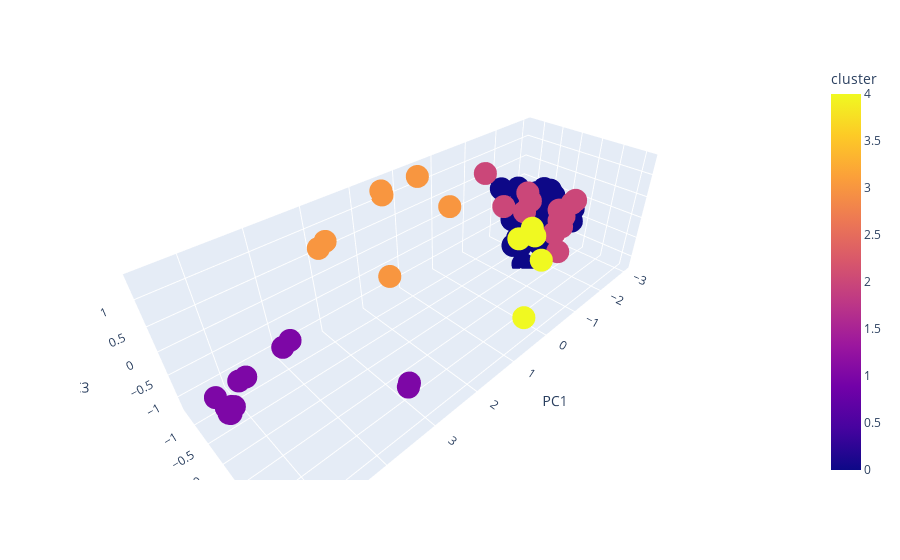

Notebook code for this chart:
### Code cell
## PCA 3D plot
import plotly.express as px

# Create a DataFrame with the transformed data and cluster labels
df = pd.DataFrame(transformed_data, columns=['PC1', 'PC2', 'PC3'])
df['cluster'] = clusters2
df['drugs'] = correlations.index

# Create a scatter plot
px.scatter_3d(df, x='PC1', y='PC2', z='PC3', color='cluster', hover_name='drugs')

### Figure 1 — Plotly figure (JSON) as saved in the notebook; plotly's stock layout.template omitted (floating-point values rounded to 4 significant figures)
{"data": [{"hovertemplate": "<b>%{hovertext}</b><br><br>PC1=%{x}<br>PC2=%{y}<br>PC3=%{z}<br>cluster=%{marker.color}<extra></extra>", "hovertext": ["INH01", "INH02", "INH03", "INV01", "INV02", "INV03", "INV04", "INV05", "RPA01", "RPA02", "RPA03", "RPA04", "RPA05", "RPA06", "RPA07", "RPA08", "RPA09", "RPA10", "RPA11", "RPA12", "RPA13", "RPA14", "RPB01", "RPB02", "RPB03", "RPB04", "RPB05", "RPB06", "RPB07", "RPB08", "RPC01", "RPC02", "RPC03", "RPC04", "RPC05", "RPC06", "RPC07", "RPC08", "RPC09", "RPC10", "RPC11", "RPD01", "EXT01", "EXT02", "EXT03", "EXT04", "EXT05", "EXT06", "EXT07", "EXT08", "EXT09", "EXT10", "INH04", "RPA15", "ALI01", "ALI02", "ALI03", "ALI04", "ALI05", "ALI07", "ALI06", "ALI08", "ALI09", "ALI10", "ALI11", "ALI12", "ALI13", "ALI14", "ALI15", "ALI16", "ALI17", "ALI18", "ALI19", "ALI20", "ALI21", "ALI23", "ALI22", "ALI24", "ALI25", "ALI26"], "legendgroup": "", "marker": {"color": [0, 0, 0, 2, 0, 0, 0, 4, 0, 0, 0, 0, 4, 0, 0, 0, 0, 3, 0, 2, 0, 0, 0, 0, 0, 0, 0, 0, 2, 0, 0, 0, 0, 0, 0, 0, 0, 0, 0, 0, 2, 0, 2, 4, 4, 2, 2, 2, 2, 0, 2, 2, 0, 0, 3, 1, 1, 4, 1, 1, 1, 1, 1, 1, 2, 1, 1, 1, 1, 1, 1, 3, 1, 1, 1, 3, 3, 2, 3, 3], "coloraxis": "coloraxis", "symbol": "circle"}, "mode": "markers", "name": "", "scene": "scene", "showlegend": false, "type": "scatter3d", "x": [-2.219, -1.86, -2.271, -1.153, -2.448, -2.068, -2.748, 0.3854, -1.8, -2.249, -1.79, -1.861, 0.09947, -1.212, -1.407, -1.681, -2.357, 2.116, -2.09, -1.766, -2.138, -1.918, -2.714, -2.239, -2.527, -2.329, -2.482, -2.253, -0.9235, -2.341, -1.886, -2.482, -2.551, -2.396, -2.67, -2.055, -1.886, -1.519, -2.35, -1.892, -1.37, -2.965, -1.237, -0.01406, 0.3693, -1.142, -1.235, -0.3933, -1.122, -1.595, -1.356, -1.396, -1.866, -2.274, 0.3347, 5.293, 5.388, 0.6264, 5.391, 5.443, 5.443, 5.374, 3.256, 3.143, -0.8663, 5.368, 5.311, 4.285, 4.285, 4.192, 5.373, 2.969, 4.981, 5.087, 5.087, 1.525, 0.7321, -0.8085, 2.948, 1.367], "y": [-0.8581, -0.4468, 0.06007, 0.24, -0.09157, -0.1223, -0.6056, 1.635, -0.3471, -0.5536, -0.6381, -0.5333, 1.193, -0.1263, -0.1605, 0.244, 0.5524, -0.3118, 0.03757, 0.698, 0.07145, -0.3063, -0.4598, -0.6346, -0.3562, -0.5528, -0.5436, -0.232, -0.7841, -0.3391, -0.1135, -0.05235, -0.2002, -0.276, -0.3439, -0.17, 0.2054, -0.01893, 0.5606, 0.388, 0.9066, -0.2558, 0.0677, 1.187, 1.124, 1.038, 0.91, 0.1634, 0.9428, -0.02062, 1.067, 1.103, -1.072, -0.5285, -0.582, -0.02057, -0.06139, 1.584, -0.01244, -0.2037, -0.2037, -0.04978, 1.423, 1.315, 1.055, -0.008543, -0.08758, -0.3154, -0.3154, -0.2089, -0.008772, -0.8479, -0.1679, -0.1709, -0.1709, -1.151, -1.046, 0.3963, -1.144, -1.336], "z": [0.1586, 0.07524, -0.7798, 0.6207, 0.07022, -0.1555, -0.2666, 0.5808, -1.026, -0.8156, -0.4197, -0.009736, 0.902, -0.6355, -0.5465, -0.633, 0.1056, 0.1312, -0.8966, 0.2041, -0.9989, -0.1387, -0.03267, -0.1297, 0.212, -0.122, -0.589, 0.008251, 0.962, 0.1057, 0.423, 0.165, 0.2168, -0.736, 0.1044, -0.5715, -0.08878, -1.236, -0.2007, -0.3511, -0.3948, -0.338, 0.2673, 0.695, 0.7737, 0.353, 0.3993, 0.7501, 0.693, -0.2672, 0.8023, 0.8617, 0.1858, -0.453, 0.7423, -0.3869, -0.3618, -0.5768, -0.4401, -0.2224, -0.2224, -0.3853, -0.4498, -0.5326, 0.3293, -0.4604, -0.4234, -0.1122, -0.1122, 0.04161, -0.4584, 0.9991, -0.1294, -0.1323, -0.1323, 1.294, 1.35, 0.9769, 0.7186, 1.092]}], "layout": {"coloraxis": {"colorbar": {"title": {"text": "cluster"}}, "colorscale": [[0, "#0d0887"], [0.1111, "#46039f"], [0.2222, "#7201a8"], [0.3333, "#9c179e"], [0.4444, "#bd3786"], [0.5556, "#d8576b"], [0.6667, "#ed7953"], [0.7778, "#fb9f3a"], [0.8889, "#fdca26"], [1, "#f0f921"]]}, "legend": {"tracegroupgap": 0}, "margin": {"t": 60}, "scene": {"domain": {"x": [0, 1], "y": [0, 1]}, "xaxis": {"title": {"text": "PC1"}}, "yaxis": {"title": {"text": "PC2"}}, "zaxis": {"title": {"text": "PC3"}}}}}
